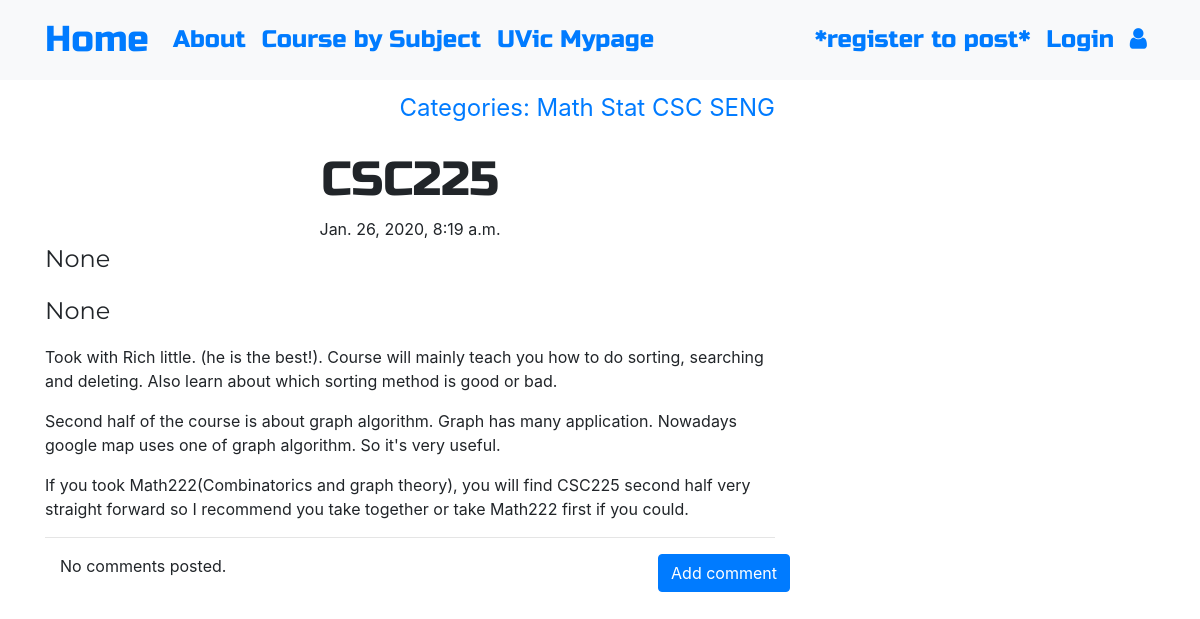
/post/1, run on the app's committed database.
### blog/models.py (models this page shows, shortened)
class Post(models.Model):
    Course = models.CharField(max_length=200)
    When = models.CharField(max_length=200, blank=True, null=True)
    Instructor = models.CharField(max_length=200, blank=True, null=True)
    text = models.TextField()
    create_date=models.DateTimeField(default=timezone.now())
    published_date = models.DateTimeField(blank=True, null=True)
    course_choice = (('math','Math'),('stat','Stat'),('csc','CSC'),('seng','SENG'),('other','Other') )
    course_category = models.CharField(max_length=6, choices=course_choice, default='Other')

### blog/views.py (the view)
# urls.py: path('post/<int:pk>', views.PostDetailView.as_view(), name='post_detail'),
class PostDetailView(DetailView):
    model = Post

### blog/templates/blog/post_detail.html (shortened to what this page needs)
{% extends 'blog/base.html' %}
{% block content %}
        <h1 class='posttitle'>{{ post.Course }}</h1>
        {% if post.published_date %}
            <div class="date postdate">
                {{ post.published_date }}
            </div>
        {% else %}
            <a class="btn btn-outline-dark" href="{% url 'post_publish' pk=post.pk %}">Publish</a>
        {% endif %}
      <p class='postcontent' >{{ post.When|safe|linebreaksbr }}</p>
      <p class='postcontent' >{{ post.Instructor|safe|linebreaksbr }}</p>
      <p class='postcontent' >{{ post.text|safe|linebreaksbr }}</p>
  <hr>
  <a class="btn btn-primary btn-comment" href="{% url 'add_comment_to_post' pk=post.pk %}">Add comment</a>
  <div class="container">
  {% for comment in post.comments.all %}
  <br>
      {% if user.is_authenticated or comment.approved_comment %}
              {{ comment.created_date }}
              {% if not comment.approved_comment %}
                  <a class="btn btn-primary" href="{% url 'comment_remove' pk=comment.pk %}"><span class="fa fa-remove"></span></a>
                  <a class="btn btn-primary" href="{% url 'comment_approve' pk=comment.pk %}"><span class="fa fa-check"></span></a>
              {% endif %}
          <p>{{ comment.text|safe|linebreaks }}</p>
          <p>Posted by: <strong>{{ comment.author }}</strong></p>
      {% endif %}
  {% empty %}
      <p>No comments posted.</p>
  {% endfor %}
</div>
{% endblock %}

### blog/static/css/blog.css (style rules this page uses)
.postdate { text-align: center; }
.posttitle { font-family: 'Russo One', sans-serif; font-size: 3em; text-align: center; margin-top: 25px; }
.postcontent { font-family: 'Montserrat'; font-size: 1.5em; }
.btn-comment { position: absolute; right: 0px; }
.loader { filter:hue-rotate(0deg); color: linear-gradient(45deg,#0f8,#08f); animation:hue 5000ms infinite linear; background-image:url(https://finearts.uvic.ca/music/calendar/wp-content/uploads/2017/06/UVic_East_high_500x500.jpg); background-position:right; background-size: 25% 100%; background-repeat: no-repeat; }

### data on the page
Post: Course "CSC225", published_date "Jan. 26, 2020, 8:19 a.m.", When "None", Instructor "None", text "Took with Rich little. (he is the best!). Course will mainly teach you how to do sorting, searching and deleting. Also learn about which sorting method is good or bad. Second half of the course is about graph algorithm. Graph has many application. Nowadays google map uses one of graph algorithm. So it's very useful. If you took Math222(Combinatorics and graph theory), you will find CSC225 second half very straight forward so I recommend you take together or take Math222 first if you could."
